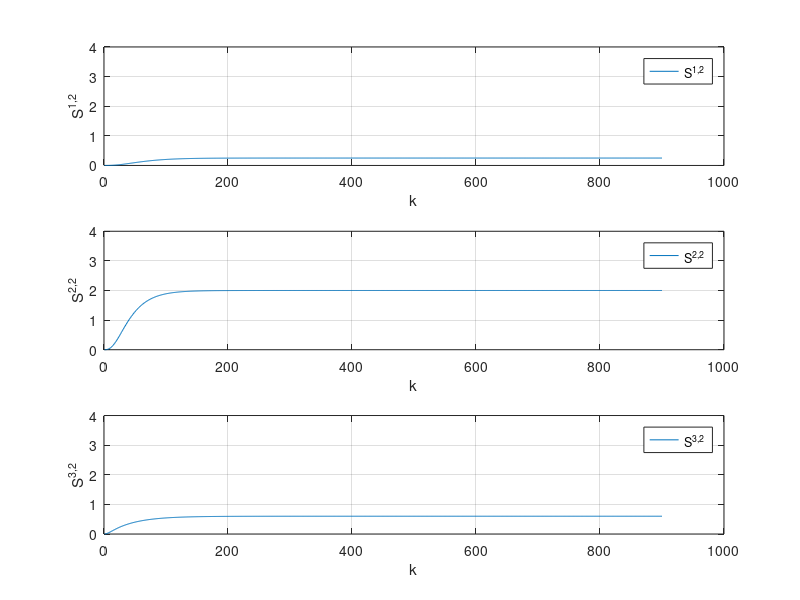

Write MATLAB code to recreate this figure. (Note: this script raises an error after producing the figure.)
addpath('../../../../../../matlab2tikz-master/src/');
outputFile = 'proj_zadanie2u2.tex';

y1 = dlmread('zad2_y1_u2.csv','\t');
y2 = dlmread('zad2_y2_u2.csv','\t');
y3 = dlmread('zad2_y3_u2.csv','\t');
%u1 = dlmread('zad1_u1.csv','\t');
%u2 = dlmread('zad1_u2.csv','\t');
%u3 = dlmread('zad1_u3.csv','\t');
%u4 = dlmread('zad1_u4.csv','\t');

%%z = dlmread('zad6_z_best_nie_licz_zakl.csv','\t');
%x = 1:length(x);

% figure(1);
% 
% 
% subplot(4,1, 1);
% plot(u1);
%  ylabel('u_1');
%  xlabel('k');
% grid on;
% 
% subplot(4,1, 2);
% plot(u2);
% ylabel('u_2');
%  xlabel('k');
% grid on;
% 
% subplot(4,1, 3);
% plot(u3);
% ylabel('u_3');
%  xlabel('k');
% grid on;
% 
% subplot(4,1, 4);
% plot(u4);
% ylabel('u_4');
%  xlabel('k');
% grid on;

figure(2);

title('y');

subplot(3,1, 1);
plot(y1);
ylabel('S^{1,2}');
xlabel('k');
legend('S^{1,2}', 'Location', 'NorthEast');
grid on;
ylim([0 4]);


subplot(3,1, 2);
plot(y2);
ylabel('S^{2,2}');
xlabel('k');
legend('S^{2,2}', 'Location', 'NorthEast');
grid on;
ylim([0 4]);

subplot(3,1, 3);

plot(y3);
legend('y3', 'Location', 'NorthEast');
ylabel('S^{3,2}');
xlabel('k');
legend('S^{3,2}', 'Location', 'NorthEast');
grid on;
ylim([0 4]);
%box on;

% subplot(,1, 2);
% hold on;
% %stairs(x,u);
% plot(x,u);
% plot(x,u1);
% plot(x,u2);
% plot(x,u3);
% plot(x,u4);
% xlim([min(x) max(x)]);
% %title('u');
% %xlabel('k');
% ylabel('u');
% legend('u', 'Location', 'NorthEast');
% grid on;
% box on;

% subplot(3,1, 3);
% hold on;
% stairs(x,z);
% xlim([min(x) max(x)]);
% %title('z');
% xlabel('k');
% ylabel('z');
% legend('z', 'Location', 'NorthEast');
% grid on;
% box on;

% dwie linijki poni�ej zapewniaj� poprawne ustawienie wykresu w pdf-ie
% oraz pozwalaj� nazwa� wykres pod spodem
%beforeFigure = [sprintf('\\begin{figure}[H] \n\\centering')];
%afterFigure = [sprintf('\\caption{%s}\n\\end{figure}', title)];

matlab2tikz(outputFile, ...
    'showInfo', false, ...
    'encoding', 'UTF-8');
%    'extraCode', beforeFigure, ...
%    'extraCodeAtEnd', afterFigure);
hold off;
%close(1)